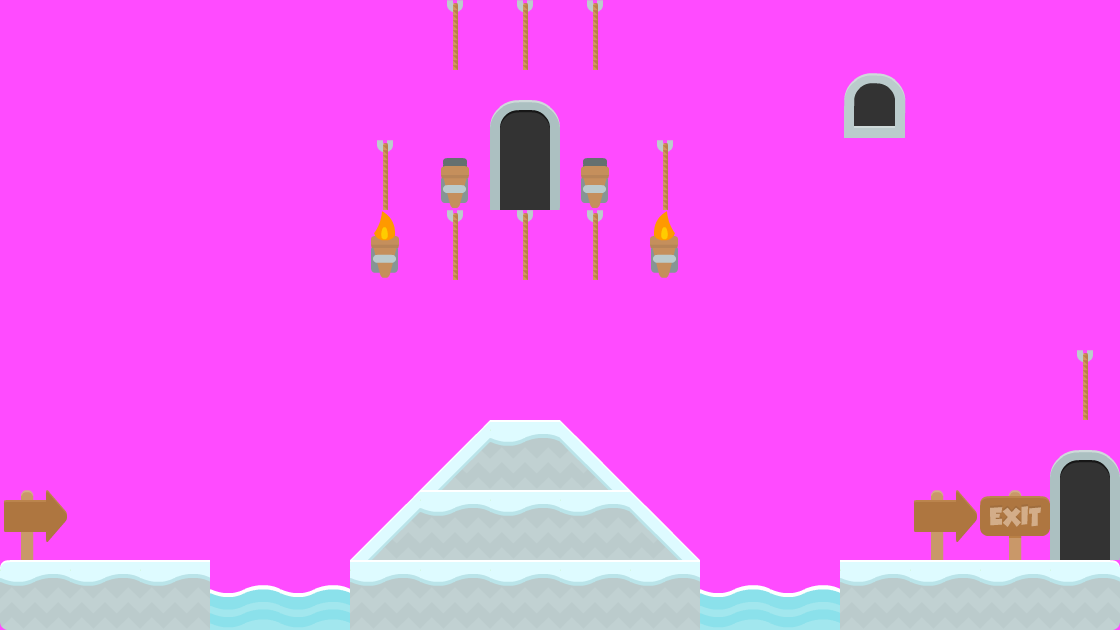

Tiled map render using the project's own tile images. Description and the map definition, with tile-layer contents summarised, below:
An orthogonal 16x9 tile map with 70x70 px tiles, 2 tile layers (background, collision), 2 tilesets and 4 objects (2x BadGuy, levelTrigger, Mushroom).

<map version="1.0" orientation="orthogonal" renderorder="right-down" width="16" height="9" tilewidth="70" tileheight="70" backgroundcolor="#ff4bff">
 <tileset firstgid="1" name="background-tiles" tilewidth="70" tileheight="70">
  <image source="../img/background-tiles.png" width="910" height="910" />
 </tileset>
 <tileset firstgid="170" name="meta-tiles" tilewidth="70" tileheight="70">
  <image source="../img/meta-tiles.png" width="350" height="70" />
  <tile id="1">
   <properties>
    <property name="type" value="lslope" />
   </properties>
  </tile>
  <tile id="3">
   <properties>
    <property name="type" value="rslope" />
   </properties>
  </tile>
  <tile id="4">
   <properties>
    <property name="type" value="solid" />
   </properties>
  </tile>
 </tileset>
 <layer name="background" width="16" height="9">
  <data>[144 cells, 45 non-empty, 15 distinct tile ids]</data>
 </layer>
 <layer name="collision" width="16" height="9" opacity="0">
  <data>[144 cells, 20 non-empty, 3 distinct tile ids]</data>
 </layer>
 <objectgroup name="trigger-entities">
  <properties>
   <property name="level" value="CameronPlevel01" />
   <property name="xSpawn" value="400" />
   <property name="ySpawn" value="0" />
  </properties>
  <object name="levelTrigger" x="1044" y="461" width="73" height="99">
   <properties>
    <property name="level" value="CameronPlevel01" />
   </properties>
  </object>
 </objectgroup>
 <objectgroup name="EnemyEntities">
  <object name="BadGuy" x="843" y="536" width="83" height="24" />
  <object name="BadGuy" x="889" y="536" width="70" height="25" />
 </objectgroup>
 <objectgroup name="CollectableEntities">
  <object name="Mushroom" x="159" y="530" width="39" height="28" />
 </objectgroup>
</map>
